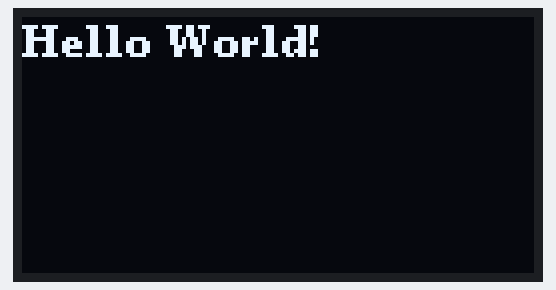
The sketch below on a simulated Arduino Uno, built with avr-gcc and run on an emulated ATmega328P. On the bench: 128×64 one-colour display.

Above: at 0.1 s.

The sketch:

ScreenTest.ino
```cpp
#include <U8g2lib.h>
#include <Wire.h>

U8G2_SH1106_128X64_NONAME_F_HW_I2C u8g2(U8G2_R0, /* reset=*/ U8X8_PIN_NONE, 9,8);

void setup(void) {
  u8g2.begin();
}

void loop(void) {
  u8g2.clearBuffer();
  u8g2.setFont(u8g2_font_ncenB08_tr);
  u8g2.drawStr(0,10,"Hello World!");
  u8g2.sendBuffer();
  delay(1000);
}
```
